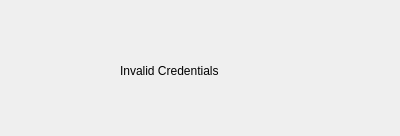
<?xml version="1.0" encoding="UTF-8"?>
<ui version="4.0">
 <class>Dialog</class>
 <widget class="QDialog" name="Dialog">
  <property name="geometry">
   <rect>
    <x>0</x>
    <y>0</y>
    <width>400</width>
    <height>136</height>
   </rect>
  </property>
  <property name="maximumSize">
   <size>
    <width>400</width>
    <height>136</height>
   </size>
  </property>
  <property name="windowTitle">
   <string>Dialog</string>
  </property>
  <widget class="QLabel" name="label">
   <property name="geometry">
    <rect>
     <x>120</x>
     <y>20</y>
     <width>161</width>
     <height>101</height>
    </rect>
   </property>
   <property name="text">
    <string>Invalid Credentials</string>
   </property>
  </widget>
 </widget>
 <resources>
  <include location="resources/res.qrc"/>
 </resources>
 <connections/>
</ui>
